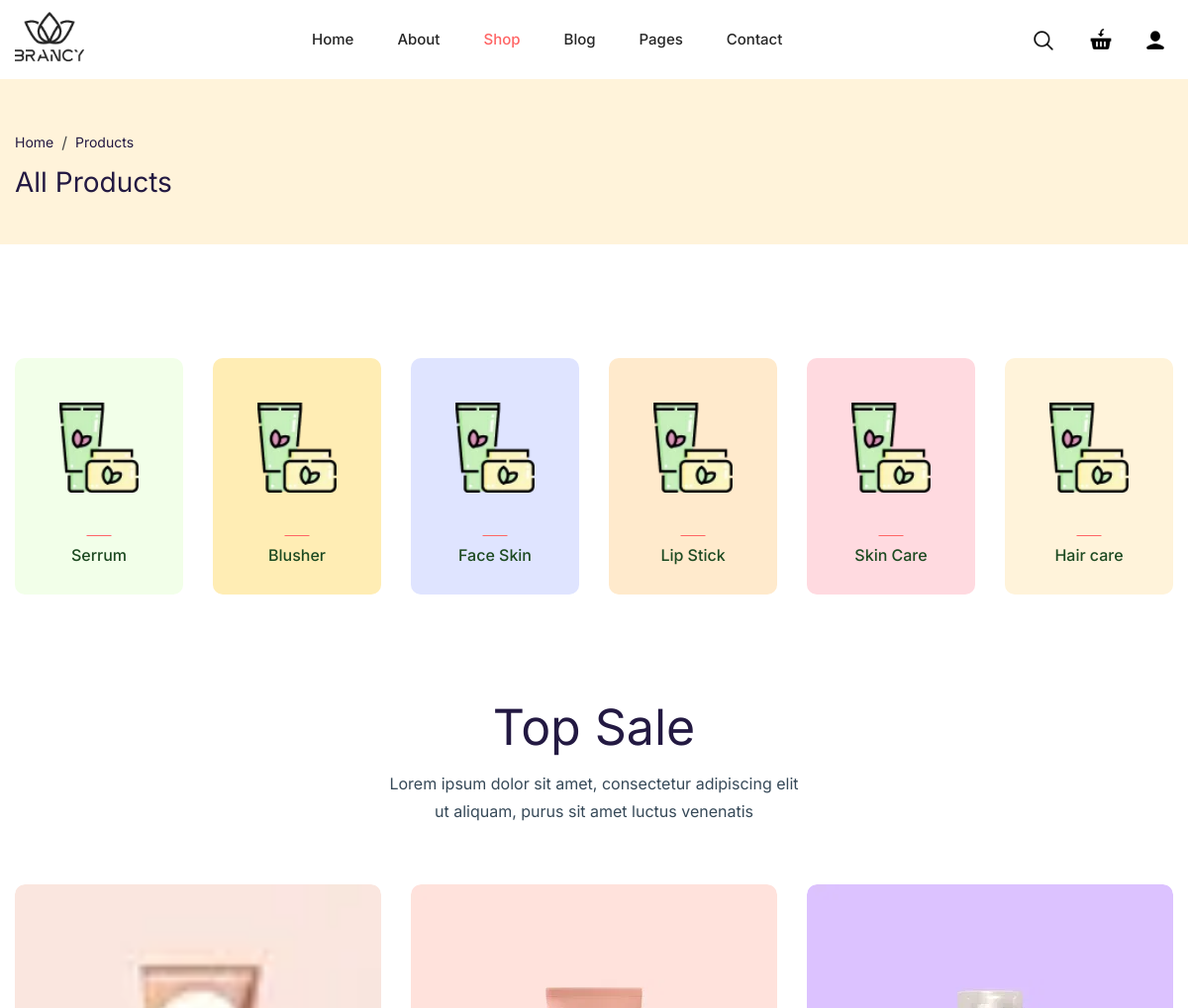
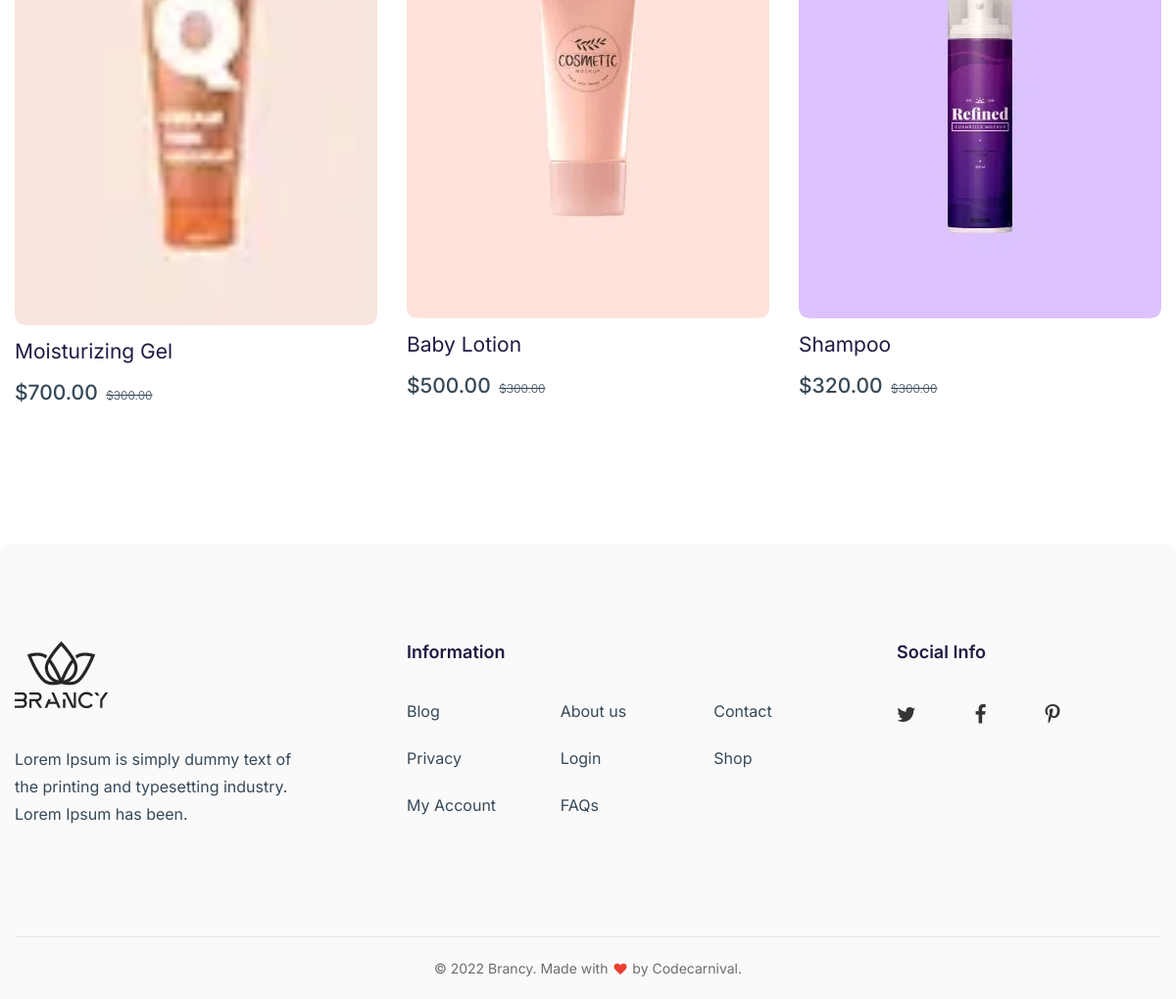
The page /product.php on the database its author committed (2 pictures, top to bottom).
### tables this page shows
CREATE TABLE `categories` (
  `id` int(11) NOT NULL,
  `name` varchar(250) NOT NULL,
  `image` varchar(255) DEFAULT NULL,
  `description` text DEFAULT NULL,
  `status` tinyint(4) NOT NULL DEFAULT 1,
  `created_at` datetime NOT NULL DEFAULT current_timestamp()
);

CREATE TABLE `product_images` (
  `id` int(11) NOT NULL,
  `product_id` int(11) NOT NULL,
  `image_path` text NOT NULL,
  `is_primary` tinyint(4) DEFAULT 0,
  `created_at` datetime DEFAULT current_timestamp()
);

CREATE TABLE `products` (
  `id` int(11) NOT NULL,
  `brand_id` int(11) NOT NULL,
  `category_id` int(11) NOT NULL,
  `name` varchar(250) NOT NULL,
  `description` text DEFAULT NULL,
  `price` decimal(10,2) NOT NULL,
  `status` tinyint(4) NOT NULL DEFAULT 1,
  `created_at` datetime NOT NULL DEFAULT current_timestamp()
);

### product.php (the view, shortened to what this page needs)
<?php
include_once('admin/includes/db_config.php');
?>
<!DOCTYPE html>
<html class="no-js" lang="zxx">
<head>
    <link rel="stylesheet" href="./assets/css/vendor/bootstrap.min.css">
    <link rel="stylesheet" href="assets/css/plugins/swiper-bundle.min.css">
    <link rel="stylesheet" href="assets/css/plugins/font-awesome.min.css">
    <link rel="stylesheet" href="assets/css/plugins/fancybox.min.css">
    <link rel="stylesheet" href="assets/css/plugins/range-slider.css">
    <link rel="stylesheet" href="assets/css/plugins/nice-select.css">
    <link rel="stylesheet" href="./assets/css/style.min.css">
</head>
<body>
    <div class="wrapper">
        <header class="header-area sticky-header">
            <div class="container">
                <div class="row align-items-center">
                    <div class="col-5 col-sm-6 col-lg-3">
                        <div class="header-logo">
                            <a href="index.php">
                                <img class="logo-main" src="assets/images/logo.webp" width="95" height="68" alt="Logo" />
                            </a>
                        </div>
                    </div>
                    <div class="col-lg-6 d-none d-lg-block">
                        <div class="header-navigation">
                            <ul class="main-nav justify-content-start">
                                <li class="has-submenu"><a href="index.php">home</a>
                                </li>
                                <li><a href="about_us.php">about</a></li>
                                <li class="has-submenu position-static"><a href="product.php">shop</a>
                                </li>
                                <li class="has-submenu"><a href="blog.php">Blog</a>
                                </li>
                                <li class="has-submenu"><a href="account-login.php">Pages</a>
                                </li>
                                <li><a href="contact.php">Contact</a></li>
                            </ul>
                        </div>
                    </div>
                    <div class="col-7 col-sm-6 col-lg-3">
                        <div class="header-action justify-content-end">
                            <button class="header-action-btn ms-0" type="button" data-bs-toggle="offcanvas" data-bs-target="#AsideOffcanvasSearch" aria-controls="AsideOffcanvasSearch">
                                <span class="icon">
                                </span>
                            </button>
                            <button class="header-action-btn" type="button" data-bs-toggle="offcanvas" data-bs-target="#AsideOffcanvasCart" aria-controls="AsideOffcanvasCart">
                                <span class="icon">
                                </span>
                            </button>
                            <a class="header-action-btn" href="account-login.php">
                                <span class="icon">
                                </span>
                            </a>
                        </div>
                    </div>
                </div>
            </div>
        </header>
        <main class="main-content">
            <section class="page-header-area pt-10 pb-9" data-bg-color="#FFF3DA">
                <div class="container">
                    <div class="row">
                        <div class="col-md-5">
                            <div class="page-header-st3-content text-center text-md-start">
                                <ol class="breadcrumb justify-content-center justify-content-md-start">
                                    <li class="breadcrumb-item"><a class="text-dark" href="index.php">Home</a></li>
                                    <li class="breadcrumb-item active text-dark" aria-current="page">Products</li>
                                </ol>
                                <h2 class="page-header-title">All Products</h2>
                            </div>
                        </div>
                    </div>
                </div>
            </section>
            <section class="section-space pb-0">
                <div class="container">
                    <div class="row g-3 g-sm-6">
                        <?php
                        $sql = "SELECT * FROM categories WHERE status = 1 ORDER BY id DESC";
                        $result = $db->query($sql);
                        $bg_colors = ['#F2FFE9', '#FFEDB4', '#DFE4FF', '#FFEACC', '#FFDAE0', '#FFF3DA'];
                        $color_index = 0;
                        while ($row = $result->fetch_object()):
                            $current_bg = $bg_colors[$color_index % count($bg_colors)];
                            $color_index++;
                        ?>
                            <div class="col-6 col-lg-4 col-lg-2 col-xl-2">
                                <a href="<?php if ($row->id == 6) {
                                                echo "hair_care.php?id=$row->id";
                                            } elseif ($row->id == 7) {
                                                echo "skin_care.php?id=$row->id";
                                            } elseif ($row->id == 11) {
                                                echo "serrum.php?id=$row->id";
                                            } elseif ($row->id == 8) {
                                                echo "lipstick.php?id=$row->id";
                                            } elseif ($row->id == 10) {
                                                echo "blusher.php?id=$row->id";
                                            } else {
                                                echo "face_skin.php?id=$row->id";
                                            } ?>" class="product-category-item" data-bg-color="<?= $current_bg ?>">
                                    <img class="icon" src="assets/images/shop/category/1.webp" width="80" height="80" alt="<?= htmlspecialchars($row->name) ?>">
                                    <h3 class="title"><?= htmlspecialchars($row->name) ?></h3>
                                </a>
                            </div>
                        <?php endwhile; ?>
                    </div>
                </div>
            </section>
            <section class="section-space">
                <div class="container">
                    <div class="row">
                        <div class="col-12">
                            <div class="section-title text-center">
                                <h2 class="title">Top sale</h2>
                                <p>Lorem ipsum dolor sit amet, consectetur adipiscing elit ut aliquam, purus sit amet
                                    luctus venenatis</p>
                            </div>
                        </div>
                    </div>
                    <div class="row">
                        <?php
                        $sql = "
SELECT
        p.id AS product_id,
        p.name AS product_title,
        p.price AS product_price,
        p.description AS product_description,
        pi.image_path
    FROM products p
    LEFT JOIN product_images pi
        ON pi.product_id = p.id
        AND pi.is_primary = 1
    ORDER BY RAND()
";
                        $result = $db->query($sql);
                        while ($row = $result->fetch_assoc()):
                            $product_id    = (int)$row['product_id'];
                            $product_title = htmlspecialchars($row['product_title']);
                            $product_price = (float)$row['product_price'];
                            $img_filename  = $row['image_path'];
                            $product_image = !empty($img_filename)
                                ? "admin/" . htmlspecialchars($img_filename)
                                : "assets/images/shop/1.webp";
                        ?>
                            <div class="col-lg-4 col-md-6 col-12 mb-4">
                                <div class="product-item">
                                    <div class="product-thumb">
                                        <a href="product-details.php?id=<?= $product_id ?>">
                                            <img src="<?= $product_image ?>" width="370" height="450" alt="<?= $product_title ?>">
                                        </a>
                                        <form method="post" class="product-action">
                                        </form>
                                    </div>
                                    <div class="product-info">
                                        <h4 class="title">
                                            <a href="product-details.php?id=<?= $product_id ?>">
                                                <?= $product_title ?>
                                            </a>
                                        </h4>
                                        <div class="prices">
                                            <span class="price">$<?= number_format($product_price, 2) ?></span>
                                            <span class="price-old">$300.00</span>
                                        </div>
                                    </div>
                                </div>
                            </div>
                        <?php endwhile; ?>
                    </div>
                </div>
            </section>
        </main>
        <footer class="footer-area">
            <div class="footer-main">
                <div class="container">
                    <div class="row">
                        <div class="col-md-6 col-lg-4">
                            <div class="widget-item">
                                <div class="widget-about">
                                    <a class="widget-logo" href="index.php">
                                        <img src="assets/images/logo.webp" width="95" height="68" alt="Logo">
                                    </a>
                                    <p class="desc">Lorem Ipsum is simply dummy text of the printing and typesetting industry. Lorem Ipsum has been.</p>
                                </div>
                            </div>
                        </div>
                        <div class="col-md-6 col-lg-5 mt-md-0 mt-9">
                            <div class="widget-item">
                                <h4 class="widget-title">Information</h4>
                                <ul class="widget-nav">
                                    <li><a href="blog.php">Blog</a></li>
                                    <li><a href="about_us.php">About us</a></li>
                                    <li><a href="contact.php">Contact</a></li>
                                    <li><a href="faq.php">Privacy</a></li>
                                    <li><a href="account-login.php">Login</a></li>
                                    <li><a href="product.php">Shop</a></li>
                                    <li><a href="my-account.php">My Account</a></li>
                                    <li><a href="faq.php">FAQs</a></li>
                                </ul>
                            </div>
                        </div>
                        <div class="col-md-6 col-lg-3 mt-lg-0 mt-6">
                            <div class="widget-item">
                                <h4 class="widget-title">Social Info</h4>
                                <div class="widget-social">
                                    <a href="https://twitter.com/" target="_blank" rel="noopener"><i class="fa fa-twitter"></i></a>
                                    <a href="https://www.facebook.com/" target="_blank" rel="noopener"><i class="fa fa-facebook"></i></a>
                                    <a href="https://www.pinterest.com/" target="_blank" rel="noopener"><i class="fa fa-pinterest-p"></i></a>
                                </div>
                            </div>
                        </div>
                    </div>
                </div>
            </div>
            <div class="footer-bottom">
                <div class="container pt-0 pb-0">
                    <div class="footer-bottom-content">
                        <p class="copyright">© 2022 Brancy. Made with <i class="fa fa-heart"></i> by <a target="_blank" href="https://themeforest.net/user/codecarnival">Codecarnival.</a></p>
                    </div>
                </div>
            </div>
        </footer>
    </div>
</body>
</html>

### rows shown on the page
categories: name "Serrum"
categories: name "Blusher"
categories: name "Face Skin"
categories: name "Lip Stick"
categories: name "Skin Care"
categories: name "Hair care"
product_images: image_path (picture), product.name "Moisturizing Gel", product.price "700.00"
product_images: image_path (picture), product.name "Baby Lotion", product.price "500.00"
product_images: image_path (picture), product.name "Shampoo", product.price "320.00"
